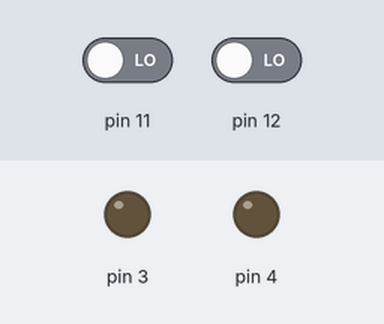
Bench run of a sketch on a simulated Arduino Uno, built with avr-gcc and run on an emulated ATmega328P. Parts: output pins drawn as LEDs (lit = HIGH). Inputs (shaded band) come from the test bench; at power-on: pin 11 LOW, pin 12 LOW. What the sketch prints to the serial monitor is not drawn.

Above: at 1.2 s.
1.3 s: pin 11 driven HIGH
At 2.3 s:
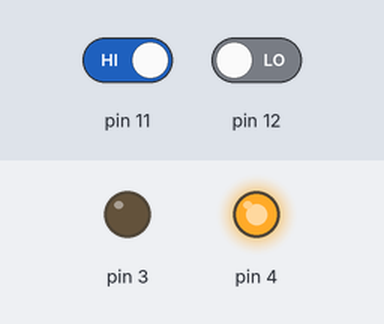
2.8 s: pin 12 driven HIGH
At 3.3 s:
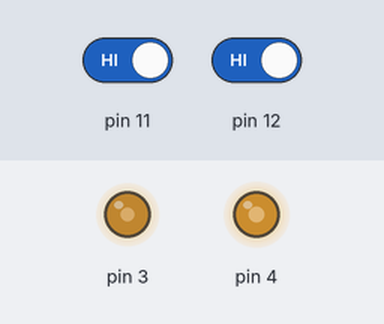
4.3 s: pin 11 driven LOW
At 5.5 s:
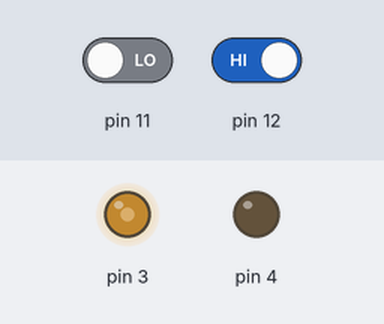
5.8 s: pin 11 driven HIGH
At 7.0 s:
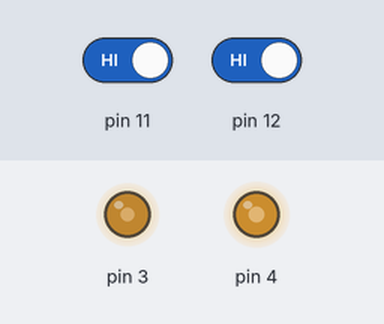
7.3 s: pin 12 driven LOW
At 7.9 s:
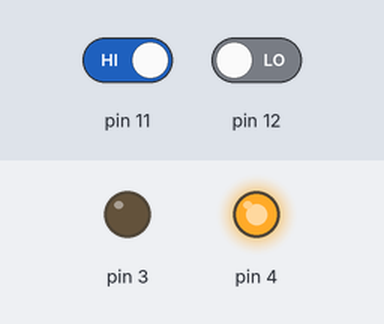
Timing chart, 0 to 9.8 s (numbered marks = the images above; inputs shaded):
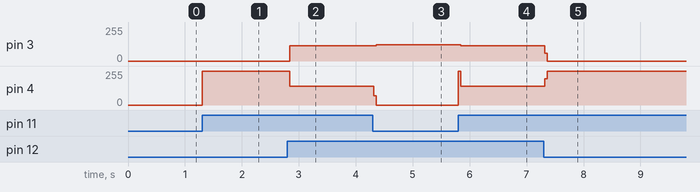

The sketch:

_1MotorTwoSwitches.ino
```cpp
//Creates a Variable of type int named pin12Value and pin11Value
int pin12Value;
int pin11Value;

void setup() {
  // put your setup code here, to run once:

  // initialize digital pin as an output.
  pinMode(3, OUTPUT);
  pinMode(4, OUTPUT);

  // initialize digital pin as an output.
  pinMode(11, INPUT);
  pinMode(12, INPUT);

  // start serial port at 9600 bps:
  // Necessary whenever you want to use Serial communication
  Serial.begin(9600);
  Serial.println("I print once");
}
void loop() {
  // put your main code here, to run repeatedly:

  //Gets that value of pin 12.
  pin12Value = digitalRead(12);
  //1 = HIGH
  //0 = LOW

  //Goes one way if one button is pressed
  if(pin12Value == 1)
  {
    digitalWrite(3, HIGH);
    digitalWrite(4, LOW);
  }

  //Gets that value of pin 11.
  pin11Value = digitalRead(11);
  //1 = HIGH
  //0 = LOW

  //Goes oposite direction if other button is pressed
  if(pin11Value == 1)
  {
    digitalWrite(3, LOW);
    digitalWrite(4, HIGH);
  }

  //If both buttons are not pressed then motor stops
  // && is called the and operator
  if((pin11Value == 0)&&(pin11Value == 0))
  {
    digitalWrite(3, LOW);
    digitalWrite(4, LOW);
  }


}
```

Measured:
- after the input at 1.3 s, pin 4: 0/255 → 255/255 at once
- after the input at 2.8 s, pin 3: 0/255 → 115/255 at once; pin 4: 255/255 → 140/255 at once
- after the input at 4.3 s, pin 3: 115/255 → 121/255 after 0.06 s; pin 4: 140/255 → 0/255 at once
- after the input at 5.8 s, pin 3: 121/255 → 115/255 at once; pin 4: 0/255 → 140/255 at once
- after the input at 7.3 s, pin 3: 115/255 → 0/255 at once; pin 4: 140/255 → 255/255 at once
